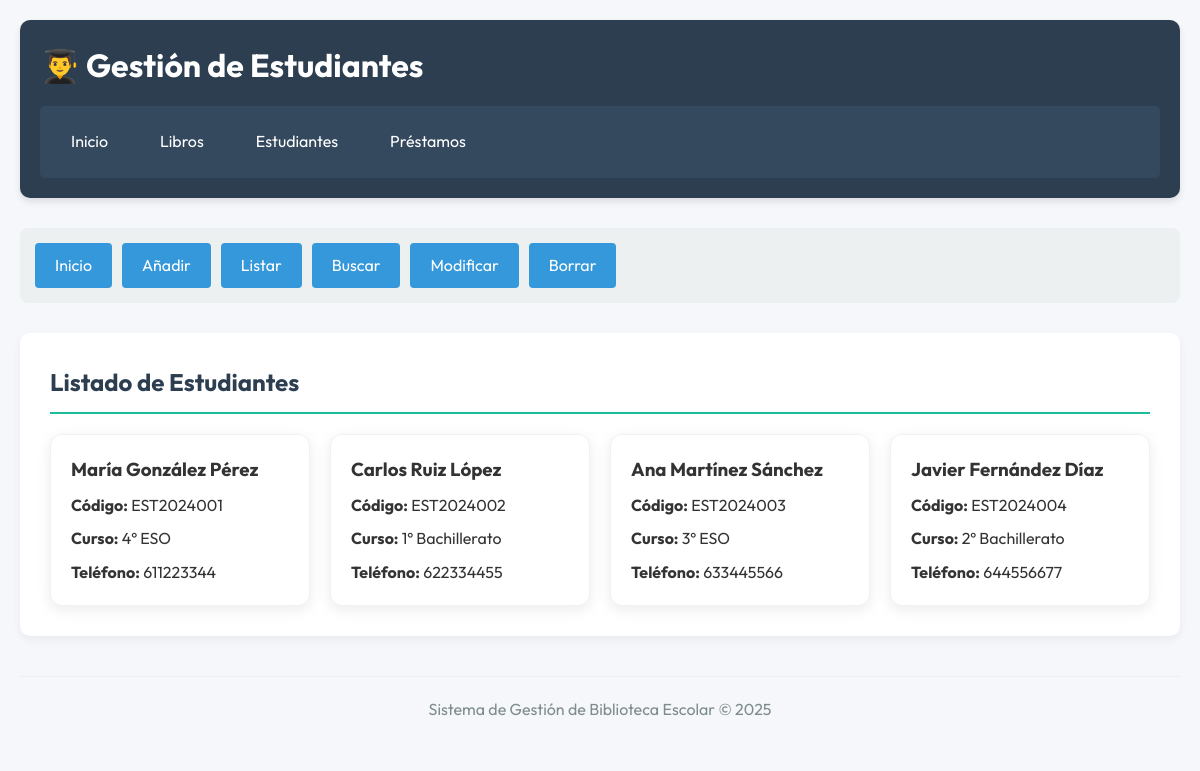
The page /estudiantes/estudiantes_listar.php on the database its author committed.
### tables this page shows
CREATE TABLE Estudiantes (
    id_estudiante INTEGER UNSIGNED NOT NULL AUTO_INCREMENT,
    password VARCHAR(100),
    nombre VARCHAR(50),
    apellidos VARCHAR(100),
    codigo_estudiante VARCHAR(20) UNIQUE,
    curso VARCHAR(30),
    telefono VARCHAR(15),
    PRIMARY KEY(id_estudiante)
);

### estudiantes/estudiantes_listar.php (the view, shortened to what this page needs)
<?php
$host = "localhost";
$user = "root";
$pass = "asdf";
$db = "biblioteca_escolar";
$conexion = @mysqli_connect($host, $user, $pass, $db);
if (!$conexion) {
    $error_detalle = "Error de conexión: " . mysqli_connect_error();
} else {
    mysqli_set_charset($conexion, "utf8mb4");
    $consulta = "SELECT * FROM Estudiantes";
    $resultado = mysqli_query($conexion, $consulta);
}
?>
<!DOCTYPE html>
<html lang="es">
<head>
    <link rel="stylesheet" href="../css/estilos.css">
</head>
<body>
    <div class="container">
        <header>
            <h1>👨‍🎓 Gestión de Estudiantes</h1>
            <nav class="main-menu">
                <a href="../index.html">Inicio</a>
                <a href="../libros/libros.html">Libros</a>
                <a href="../estudiantes/estudiantes.html">Estudiantes</a>
                <a href="../prestamos/prestamos.html">Préstamos</a>
            </nav>
        </header>
        <main>
            <nav class="submenu">
                <a href="estudiantes.html">Inicio</a>
                <a href="estudiantes_agregar.php">Añadir</a>
                <a href="estudiantes_listar.php">Listar</a>
                <a href="estudiantes_buscar.php">Buscar</a>
                <a href="estudiantes_modificar.php">Modificar</a>
                <a href="estudiantes_borrar.php">Borrar</a>
            </nav>
            <section class="content">
                <h2>Listado de Estudiantes</h2>
                <div class="table-container">
                    <?php if (isset($error_detalle)): ?>
                        <div class="error-message">
                            <?php echo $error_detalle; ?>
                        </div>
                    <?php elseif (isset($resultado) && mysqli_num_rows($resultado) > 0): ?>
                        <?php while ($fila = mysqli_fetch_assoc($resultado)): ?>
                            <div class="tarjeta student-card">
                                <div class="info">
                                    <h3>
                                        <?php echo $fila["nombre"] . " " . $fila["apellidos"]; ?>
                                    </h3>
                                    <p><strong>Código:</strong>
                                        <?php echo $fila["codigo_estudiante"]; ?>
                                    </p>
                                    <p><strong>Curso:</strong>
                                        <?php echo $fila["curso"]; ?>
                                    </p>
                                    <p><strong>Teléfono:</strong>
                                        <?php echo $fila["telefono"]; ?>
                                    </p>
                                </div>
                            </div>
                        <?php endwhile; ?>
                    <?php else: ?>
                        <p>No hay estudiantes registrados.</p>
                    <?php endif; ?>
                </div>
            </section>
        </main>
        <footer>
            <p>Sistema de Gestión de Biblioteca Escolar &copy; 2025</p>
        </footer>
    </div>
</body>
</html>

### css/estilos.css (style rules this page uses)
* { margin: 0; padding: 0; box-sizing: border-box; font-family: 'Outfit', 'Segoe UI', Tahoma, Geneva, Verdana, sans-serif; }
body { background-color: #f5f7fa; color: #333; line-height: 1.6; }
.container { max-width: 1200px; margin: 0 auto; padding: 20px; }
header { background-color: #2c3e50; color: white; padding: 20px; border-radius: 10px; margin-bottom: 30px; box-shadow: 0 4px 6px rgba(0, 0, 0, 0.1); }
header h1 { margin-bottom: 15px; display: flex; align-items: center; gap: 10px; }
.main-menu { display: flex; gap: 20px; background-color: #34495e; padding: 15px; border-radius: 5px; }
.main-menu a { color: white; text-decoration: none; padding: 8px 16px; border-radius: 4px; transition: background-color 0.3s; }
.submenu { display: flex; flex-wrap: wrap; gap: 10px; background-color: #ecf0f1; padding: 15px; border-radius: 8px; margin-bottom: 30px; }
.submenu a { background-color: #3498db; color: white; text-decoration: none; padding: 10px 20px; border-radius: 4px; transition: background-color 0.3s; }
.content { background-color: white; padding: 30px; border-radius: 10px; box-shadow: 0 4px 10px rgba(0, 0, 0, 0.05); margin-bottom: 30px; }
.content h2 { color: #2c3e50; margin-bottom: 20px; padding-bottom: 10px; border-bottom: 2px solid #1abc9c; }
.table-container { display: grid; grid-template-columns: repeat(auto-fill, minmax(250px, 1fr)); gap: 20px; }
.tarjeta { display: flex; flex-direction: column; background-color: white; border-radius: 12px; overflow: hidden; box-shadow: 0 4px 15px rgba(0, 0, 0, 0.08); transition: transform 0.3s ease, box-shadow 0.3s ease; border: 1px solid #edf2f7; padding-bottom: 20px; }
.tarjeta .info { padding: 20px 20px 0px 20px; display: flex; flex-direction: column; gap: 8px; }
.tarjeta .info h3 { margin: 0; }
.tarjeta .info p { margin: 0; }
footer { text-align: center; margin-top: 40px; padding: 20px; color: #7f8c8d; border-top: 1px solid #ecf0f1; }

### rows shown on the page
estudiantes: nombre "María", apellidos "González Pérez", codigo_estudiante "EST2024001", curso "4º ESO", telefono "611223344"
estudiantes: nombre "Carlos", apellidos "Ruiz López", codigo_estudiante "EST2024002", curso "1º Bachillerato", telefono "622334455"
estudiantes: nombre "Ana", apellidos "Martínez Sánchez", codigo_estudiante "EST2024003", curso "3º ESO", telefono "633445566"
estudiantes: nombre "Javier", apellidos "Fernández Díaz", codigo_estudiante "EST2024004", curso "2º Bachillerato", telefono "644556677"
